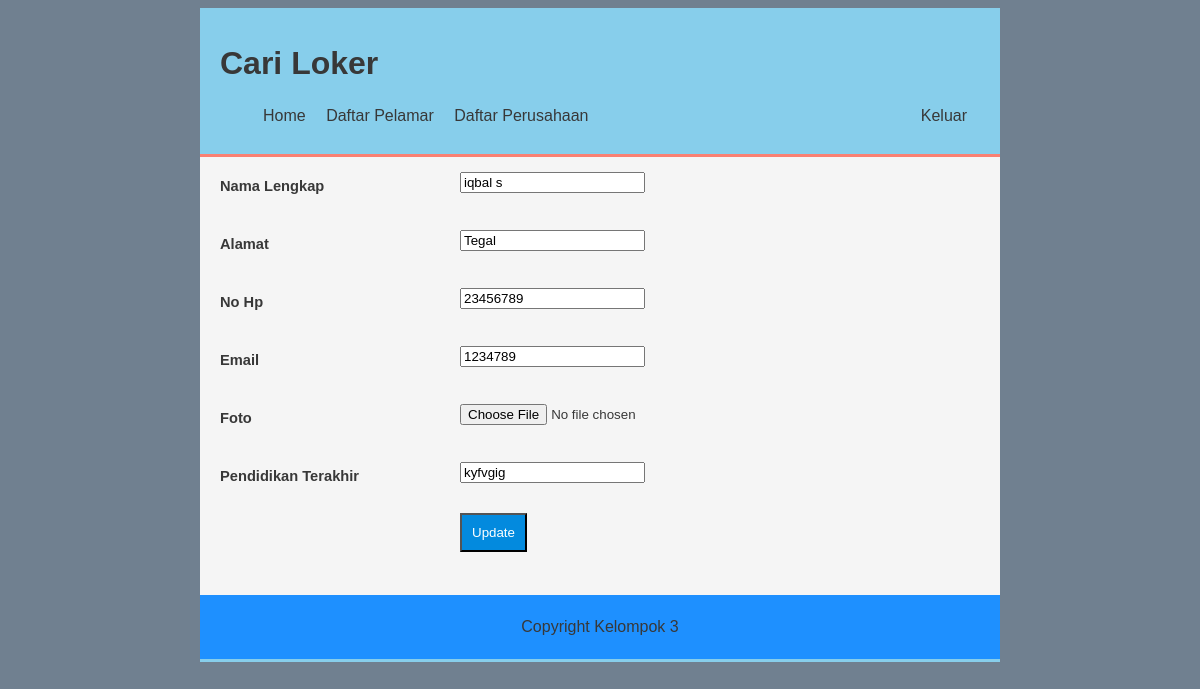
Screenshot of /admin/edit2.php?id=4 with the database file from the repository.
### tables this page shows
CREATE TABLE `daftar` (
  `id` int(11) NOT NULL,
  `nama` varchar(25) NOT NULL,
  `alamat` varchar(50) NOT NULL,
  `no_hp` int(13) NOT NULL,
  `email` varchar(50) NOT NULL,
  `pendidikan` varchar(50) NOT NULL,
  `foto` varchar(100) NOT NULL
);

### admin/edit2.php (the view, shortened to what this page needs)
<?php
include "header.php";
?>
<?php
include 'koneksi.php';
$id = $_GET['id'];
$data = mysqli_query($koneksi, "select * from daftar where id='$id'");
while ($d = mysqli_fetch_array($data)) {
?>
  <form method="post" action="update2.php">
    <div class="container2">
      <div class="card-body">
        <div class="form-group">
          <label for="nama">Nama Lengkap</label>
          <div class="input"><input type="text" name="nama" value="<?php echo $d['nama']; ?>"></div>
        </div>
        <div class="form-group">
          <label for="alamat">Alamat</label>
          <div class="input"><input type="text" name="alamat" value="<?php echo $d['alamat']; ?>"></div>
        </div>
        <div class="form-group">
          <label for="nohp">No Hp</label>
          <div class="input"><input type="text" name="no_hp" value="<?php echo $d['no_hp']; ?>"></div>
        </div>
        <div class="form-group">
          <label for="email">Email</label>
          <div class="input"><input type="text" name="email" value="<?php echo $d['email']; ?>"></div>
        </div>
        <div class="form-group">
          <label for="id">Foto</label>
          <div class="input">
            <input type="file" id="foto" name="foto">
          </div>
        </div>
        <div class="form-group">
          <label for="pendidikan">Pendidikan Terakhir</label>
          <div class="input"><input type="text" name="pendidikan" value="<?php echo $d['pendidikan']; ?>"></div>
          <div class="input"><input type="submit" value="Update" class="tombol"> </div>
        </div>
        <div class="form-group">
          <label for=""></label>
        </div>
      <?php
    }
      ?>
      </div>
  </form>
  <?php
  include "footer.php";
  ?>

### css/style.css (style rules this page uses)
.container2 { width: 800px; height: auto; margin: auto; background-color: whitesmoke; border-top: 3px solid salmon; border-bottom: 3px solid skyblue; }
.form-group { clear: both; }
.form-group label { text-align: left; padding-left: 20px; margin-left: 20px; display: block; padding: 15px 0; float: left; width: 30%; font-weight: bold; }
.form-group .input { display: block; padding: 15px 0; float: left; width: 50%; }
label { font-size: 11pt; }
.tombol { text-align: left; display: inline-block; max-width: 150px; padding: 10px 10px; color: #fff; text-decoration: none; background: #038ade; cursor: pointer; }

### rows the page displays
daftar: nama "iqbal s", alamat "Tegal", no_hp "23456789", email "1234789", pendidikan "kyfvgig"
